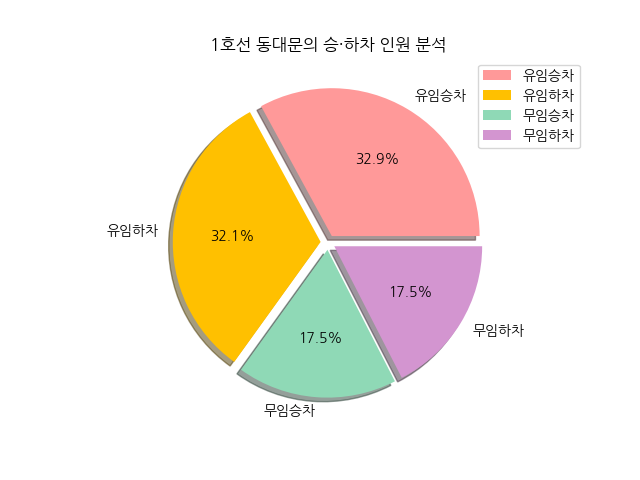
#> input picture Tain/04.BiGDATA/D0206/img/1호선 동대문.png, 640 x 480 px, found by its file name; its folder holds only this picture in this run
$ python cv_key_event.py
#> lines starting #> are read from the running program, lines starting #| are printed output that depends on the picture
# event: 사용자들의 마우스나 키보드로 발생하는 동작들
# ex) 마우스: 클릭,드래그, 마우스 누르기 & 떼기, 더블 클릭
# ex) 키보드: 입력한 키 값들 알파벳, 숫자, 기호 ...
import cv2
import matplotlib.pyplot as plt
import numpy as np
import struct
import os
FILE_NAME=os.listdir('../DATA/img/')
FILE_PATH='../DATA/img/'
file_list=[]
for x in FILE_NAME:
    if os.path.isfile(FILE_PATH+x):
        file_list.append(FILE_PATH+x)
for x in file_list:
    color_img=cv2.imread(x)
#> color_img is the input picture: shape (480, 640, 3); mean B, G, R 220.4, 233.5, 245.2
    try:
        print(f'제목: {x}')
        print(f'차원: {color_img.ndim}')
#| 차원: 3
        print(f'타입: {color_img.dtype}')
#| 타입: uint8
        print(f'shape: {color_img.shape}')
#| shape: (480, 640, 3)
    except:
        pass
# [6 lines of commented-out code are left out]
img=cv2.imread(file_list[0])
b,g,r=cv2.split(img)
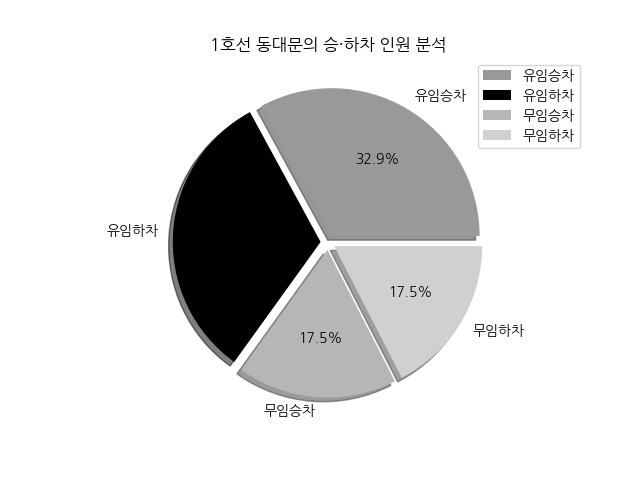
#> b: shape (480, 640); min 0, max 255, mean 220.4
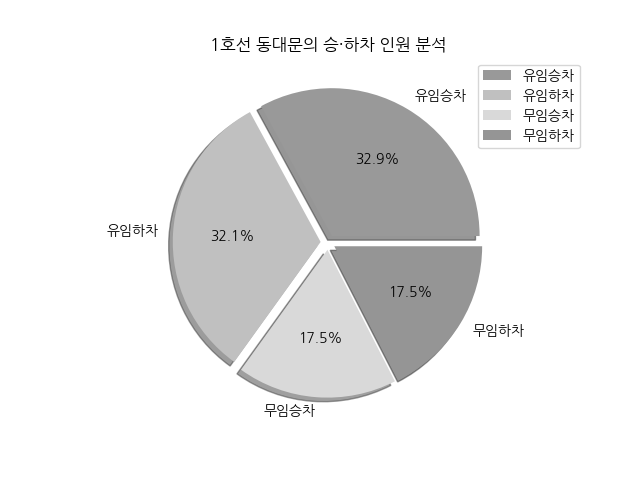
#> g: shape (480, 640); min 0, max 255, mean 233.5
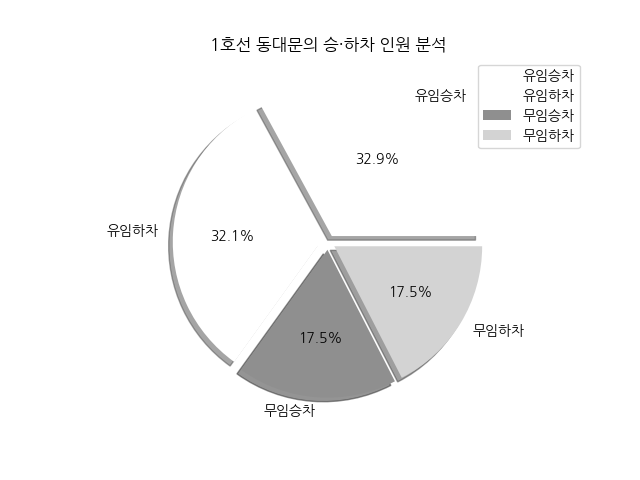
#> r: shape (480, 640); min 0, max 255, mean 245.2
print(f'차원: {b.ndim}, shape: {b.shape}')
#| 차원: 2, shape: (480, 640)
print(f'차원: {g.ndim}, shape: {g.shape}')
#| 차원: 2, shape: (480, 640)
print(f'차원: {r.ndim}, shape: {r.shape}')
#| 차원: 2, shape: (480, 640)
